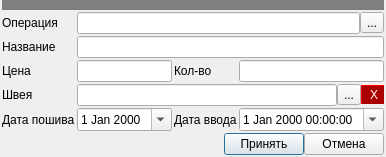
<?xml version="1.0" encoding="UTF-8"?>
<ui version="4.0">
 <class>Dialog</class>
 <widget class="QDialog" name="Dialog">
  <property name="geometry">
   <rect>
    <x>0</x>
    <y>0</y>
    <width>359</width>
    <height>157</height>
   </rect>
  </property>
  <property name="windowTitle">
   <string>Операция</string>
  </property>
  <layout class="QGridLayout" name="gridLayout">
   <property name="leftMargin">
    <number>2</number>
   </property>
   <property name="topMargin">
    <number>0</number>
   </property>
   <property name="rightMargin">
    <number>2</number>
   </property>
   <property name="bottomMargin">
    <number>2</number>
   </property>
   <property name="spacing">
    <number>2</number>
   </property>
   <item row="0" column="0" colspan="4">
    <widget class="QWidget" name="sw_new_cut_2" native="true">
     <property name="minimumSize">
      <size>
       <width>0</width>
       <height>10</height>
      </size>
     </property>
     <property name="styleSheet">
      <string notr="true">background-color: rgb(127, 127, 127);</string>
     </property>
    </widget>
   </item>
   <item row="2" column="1" colspan="3">
    <widget class="QLineEdit" name="le_name"/>
   </item>
   <item row="5" column="1">
    <widget class="QDateEdit" name="de_make">
     <property name="calendarPopup">
      <bool>true</bool>
     </property>
    </widget>
   </item>
   <item row="3" column="1">
    <widget class="QLineEdit" name="le_price"/>
   </item>
   <item row="3" column="2">
    <widget class="QLabel" name="label_4">
     <property name="text">
      <string>Кол-во</string>
     </property>
    </widget>
   </item>
   <item row="3" column="3">
    <widget class="QLineEdit" name="le_value"/>
   </item>
   <item row="5" column="2">
    <widget class="QLabel" name="label_7">
     <property name="text">
      <string>Дата ввода</string>
     </property>
    </widget>
   </item>
   <item row="2" column="0">
    <widget class="QLabel" name="label_2">
     <property name="text">
      <string>Название</string>
     </property>
    </widget>
   </item>
   <item row="3" column="0">
    <widget class="QLabel" name="label_3">
     <property name="text">
      <string>Цена</string>
     </property>
    </widget>
   </item>
   <item row="5" column="0">
    <widget class="QLabel" name="label_6">
     <property name="text">
      <string>Дата пошива</string>
     </property>
    </widget>
   </item>
   <item row="1" column="0">
    <widget class="QLabel" name="label">
     <property name="text">
      <string>Операция</string>
     </property>
    </widget>
   </item>
   <item row="6" column="0" colspan="4">
    <layout class="QHBoxLayout" name="horizontalLayout_3">
     <property name="spacing">
      <number>0</number>
     </property>
     <item>
      <spacer name="horizontalSpacer">
       <property name="orientation">
        <enum>Qt::Horizontal</enum>
       </property>
       <property name="sizeHint" stdset="0">
        <size>
         <width>40</width>
         <height>20</height>
        </size>
       </property>
      </spacer>
     </item>
     <item>
      <widget class="QPushButton" name="pushButton_2">
       <property name="text">
        <string>Принять</string>
       </property>
      </widget>
     </item>
     <item>
      <widget class="QPushButton" name="pushButton">
       <property name="text">
        <string>Отмена</string>
       </property>
      </widget>
     </item>
    </layout>
   </item>
   <item row="4" column="0">
    <widget class="QLabel" name="label_5">
     <property name="text">
      <string>Швея</string>
     </property>
    </widget>
   </item>
   <item row="4" column="1" colspan="3">
    <layout class="QHBoxLayout" name="horizontalLayout">
     <property name="spacing">
      <number>0</number>
     </property>
     <item>
      <widget class="QLineEdit" name="le_worker">
       <property name="readOnly">
        <bool>true</bool>
       </property>
      </widget>
     </item>
     <item>
      <widget class="QToolButton" name="toolButton_2">
       <property name="text">
        <string>...</string>
       </property>
      </widget>
     </item>
     <item>
      <widget class="QToolButton" name="toolButton_3">
       <property name="styleSheet">
        <string notr="true">background-color: rgb(170, 0, 0);
color: rgb(255, 255, 255);
border-style: outset;
border-width: 1px;
border-color: rgb(170, 0, 0);
</string>
       </property>
       <property name="text">
        <string> X</string>
       </property>
      </widget>
     </item>
    </layout>
   </item>
   <item row="1" column="1" colspan="3">
    <layout class="QHBoxLayout" name="horizontalLayout_2">
     <property name="spacing">
      <number>0</number>
     </property>
     <item>
      <widget class="QLineEdit" name="le_operation">
       <property name="readOnly">
        <bool>true</bool>
       </property>
      </widget>
     </item>
     <item>
      <widget class="QToolButton" name="toolButton">
       <property name="text">
        <string>...</string>
       </property>
      </widget>
     </item>
    </layout>
   </item>
   <item row="5" column="3">
    <widget class="QDateTimeEdit" name="de_input">
     <property name="calendarPopup">
      <bool>true</bool>
     </property>
    </widget>
   </item>
  </layout>
 </widget>
 <resources/>
 <connections>
  <connection>
   <sender>pushButton_2</sender>
   <signal>clicked()</signal>
   <receiver>Dialog</receiver>
   <slot>ui_acc()</slot>
   <hints>
    <hint type="sourcelabel">
     <x>227</x>
     <y>136</y>
    </hint>
    <hint type="destinationlabel">
     <x>223</x>
     <y>174</y>
    </hint>
   </hints>
  </connection>
  <connection>
   <sender>pushButton</sender>
   <signal>clicked()</signal>
   <receiver>Dialog</receiver>
   <slot>ui_del()</slot>
   <hints>
    <hint type="sourcelabel">
     <x>325</x>
     <y>143</y>
    </hint>
    <hint type="destinationlabel">
     <x>433</x>
     <y>142</y>
    </hint>
   </hints>
  </connection>
  <connection>
   <sender>toolButton</sender>
   <signal>clicked()</signal>
   <receiver>Dialog</receiver>
   <slot>ui_operation()</slot>
   <hints>
    <hint type="sourcelabel">
     <x>340</x>
     <y>28</y>
    </hint>
    <hint type="destinationlabel">
     <x>442</x>
     <y>26</y>
    </hint>
   </hints>
  </connection>
  <connection>
   <sender>toolButton_2</sender>
   <signal>clicked()</signal>
   <receiver>Dialog</receiver>
   <slot>ui_staff()</slot>
   <hints>
    <hint type="sourcelabel">
     <x>332</x>
     <y>96</y>
    </hint>
    <hint type="destinationlabel">
     <x>457</x>
     <y>102</y>
    </hint>
   </hints>
  </connection>
  <connection>
   <sender>toolButton_3</sender>
   <signal>clicked()</signal>
   <receiver>Dialog</receiver>
   <slot>ui_dell_work()</slot>
   <hints>
    <hint type="sourcelabel">
     <x>346</x>
     <y>94</y>
    </hint>
    <hint type="destinationlabel">
     <x>429</x>
     <y>94</y>
    </hint>
   </hints>
  </connection>
 </connections>
 <slots>
  <slot>ui_acc()</slot>
  <slot>ui_del()</slot>
  <slot>ui_operation()</slot>
  <slot>ui_staff()</slot>
  <slot>ui_dell_work()</slot>
 </slots>
</ui>
